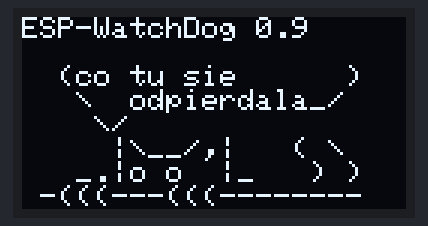
The program below on a simulated ESP8266 (NodeMCU). On the bench: 128×64 one-colour display. WiFi joins after 1.5 s; servers stay silent unless stated; uploads are accepted with an empty reply; storage starts empty; web services answer with replies made up by the test bench; what the program prints to the serial monitor is not drawn.

Above: at 0.1 s.
At 7.2 s:
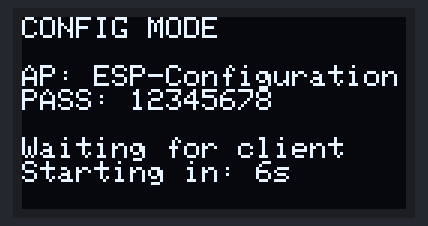
At 15.2 s:
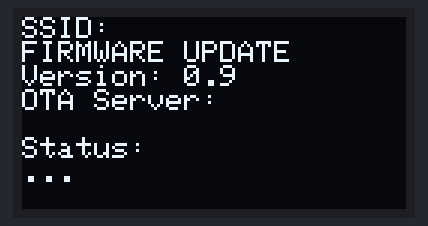
At 21.5 s:
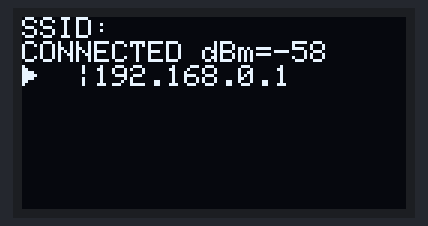
At 26.5 s:
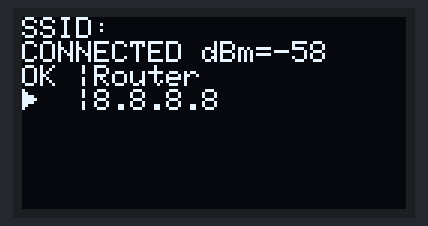
At 34.5 s:
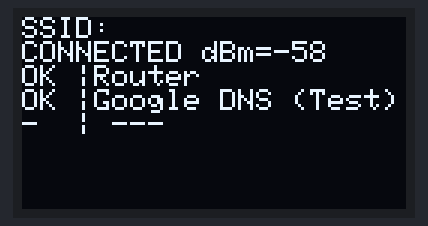

The program:

main.cpp
```cpp
#include <Arduino.h>
#include <ESP8266Ping.h>
#include <WiFiClientSecure.h>
#include <ESP8266HTTPClient.h>

#include "MODULE_OLED.h"

#include "BOARD_CONFIG.h"
#include "BOARD_WIFI.h"
#include "BOARD_WEB_GUI.h"
#include "BOARD_OTA.h"
#include "BOARD_JSON.h"
#include "BOARD_PUSHOVER.h"

String deviceName = "ESP-WatchDog";
String appVersion = "0.9";

int pingFailCounter[6] = {0, 0, 0, 0, 0, 0};
String oledBuffer[7] = {"", "", "", "", "", "", ""};

unsigned long previousMillis = 0;
int currentHostIndex = 0;
int currentPhase = 0;

const char *accessPointName = "ESP-Configuration";
const char *accessPointPassword = "12345678";
bool configSaved = false;

void setup()
{

    Serial.begin(115200);
    initOLED();
    updateOLED(deviceName + " " + appVersion, "", "  (co tu sie      )", "   \\  odpierdala_/", "    \\/", "     |\\__/,|   ( \\", "   _.|o o  |_   ) )", " -(((---(((--------");
    delay(3000);

    initLittleFS();
    loadConfiguration();

    String apIP = initAccessPoint(accessPointName, accessPointPassword);
    initWebGUI();
    updateOLED("CONFIG MODE", "AP Started!", "", "Go to IP:", apIP, "Waiting for Config...", "", "");

    // Configuration Mode
    unsigned long apStartTime = millis();
    int lastSecondsLeft = -1;
    bool timerActive = true;

    while (!configSaved)
    {
        server.handleClient();

        int clients = WiFi.softAPgetStationNum();

        if (clients > 0) // if client deactivate timer
        {
            timerActive = false;
            updateOLED("CONFIG MODE", "", "AP: " + String(accessPointName), "PASS: " + String(accessPointPassword), "Go to IP:", WiFi.softAPIP().toString(), "Waitig for Config", "");
        }
        else if (timerActive)
        {
            int secondsLeft = 10 - ((millis() - apStartTime) / 1000);

            if (secondsLeft != lastSecondsLeft)
            {
                updateOLED("CONFIG MODE", "", "AP: " + String(accessPointName), "PASS: " + String(accessPointPassword), "", "Waiting for client", "Starting in: " + String(secondsLeft) + "s", "");
                lastSecondsLeft = secondsLeft;
            }
            if (secondsLeft <= 0)
            {
                Serial.println("no clients. Starting normally.");
                break;
            }
        }
        else

            yield();
    }

    server.stop();
    WiFi.softAPdisconnect(true);

    updateOLED("SSID: " + String(ssid), "", "  (Connecting to  )", "   \\  the WIFI  _/", "    \\/", "     |\\__/,|   ( \\", "   _.|o o  |_   ) )", " -(((---(((--------");

    initWifiClient(ssid, password);

    updateOLED("SSID: " + String(ssid), "", "  (Okay, I\'m .    )", "   \\  ONLINE!!  _/", "    \\/", "     |\\__/,|   ( \\", "   _.|o o  |_   ) )", " -(((---(((--------");
    initPushover(pushoverApiToken, pushoverUserKey, deviceName + " " + appVersion);
    sendPushover("Watchdog has just started its watch.");

    initJson(serverJson, deviceName);
    sendJson("String addInfo", 666, "String type", "String requestID");

    updateOLED("SSID: " + String(ssid), "FIRMWARE UPDATE", "Version: " + appVersion, "OTA Server:", serverOtaVersion.substring(0, 20), "Status:", "...", "");
    delay(3000);

    String otaStatus = checkForUpdates(serverOtaVersion, appVersion);
    updateOLED("SSID: " + String(ssid), "FIRMWARE UPDATE", "Version: " + appVersion, "OTA Server:", serverOtaVersion.substring(0, 20), "Status:", otaStatus, "");
    delay(3000);
}

void loop()
{
    unsigned long currentMillis = millis();

    if (currentPhase == 0)
    {
        String wifiStatus = wifiConnectionStatus();
        if (ips[currentHostIndex] == "")
        {
            oledBuffer[currentHostIndex] = "-  | ---";
            updateOLED("SSID: " + String(ssid), wifiStatus + " dBm=" + String(WiFi.RSSI()),
                       oledBuffer[0], oledBuffer[1], oledBuffer[2], oledBuffer[3], oledBuffer[4], oledBuffer[5]);
        }
        else
        {
            bool ret = false;
            String IPstatus = "  ";

            if (ipsPort[currentHostIndex] == "")
            {
                oledBuffer[currentHostIndex] = "\x10  |" + ips[currentHostIndex];
                updateOLED("SSID: " + String(ssid), wifiStatus + " dBm=" + String(WiFi.RSSI()),
                           oledBuffer[0], oledBuffer[1], oledBuffer[2], oledBuffer[3], oledBuffer[4], oledBuffer[5]);
                ret = Ping.ping(ips[currentHostIndex].c_str());
            }
            else
            {
                oledBuffer[currentHostIndex] = ("\x10  |" + ips[currentHostIndex] + ":" + ipsPort[currentHostIndex]).substring(0, 22);
                updateOLED("SSID: " + String(ssid), wifiStatus + " dBm=" + String(WiFi.RSSI()),
                           oledBuffer[0], oledBuffer[1], oledBuffer[2], oledBuffer[3], oledBuffer[4], oledBuffer[5]);
                WiFiClient client;
                ret = client.connect(ips[currentHostIndex], ipsPort[currentHostIndex].toInt());
                client.stop();
            }

            if (ret == false)
            {
                if (pingFailCounter[currentHostIndex] < 99)
                {
                    pingFailCounter[currentHostIndex]++;
                    IPstatus = String(pingFailCounter[currentHostIndex]);
                    while (IPstatus.length() < 3)
                    {
                        IPstatus = IPstatus + " ";
                    }
                }
                else
                {
                    IPstatus = "OFF";
                }
                if (pingFailCounter[currentHostIndex] == 5 || pingFailCounter[currentHostIndex] == 50 || pingFailCounter[currentHostIndex] == 99)
                {
                    sendPushover(ipsName[currentHostIndex] + " - " + ips[currentHostIndex] + " - connection error! Attempt: " + String(pingFailCounter[currentHostIndex]));
                }
            }
            else
            {
                IPstatus = "OK ";
                if (pingFailCounter[currentHostIndex] >= 5)
                {
                    sendPushover(ipsName[currentHostIndex] + " - " + ips[currentHostIndex] + " - back online!");
                }
                pingFailCounter[currentHostIndex] = 0;
            }
            oledBuffer[currentHostIndex] = IPstatus + "|" + ipsName[currentHostIndex];
        }
        currentPhase = 1;
    }

    else if (currentPhase == 1)
    {
        if (currentMillis - previousMillis >= 4000)
        {
            String wifiStatus = wifiConnectionStatus();
            updateOLED("SSID: " + String(ssid), wifiStatus + " dBm=" + String(WiFi.RSSI()),
                       oledBuffer[0], oledBuffer[1], oledBuffer[2], oledBuffer[3], oledBuffer[4], oledBuffer[5]);
            previousMillis = currentMillis;
            currentPhase = 2;
        }
    }

    else if (currentPhase == 2)
    {
        if (currentMillis - previousMillis >= 4000)
        {
            currentHostIndex++;
            if (currentHostIndex >= 6)
                currentHostIndex = 0;
            previousMillis = millis();
            currentPhase = 0;
        }
    }
}
```

BOARD_JSON.h
```cpp
#ifndef JSON_H
#define JSON_H

String _jsonServerUrl = "";
String _jsonDeviceName = "Watchdog";

void initJson(String serverUrl, String deviceName)
{
    _jsonServerUrl = serverUrl;
    _jsonDeviceName = deviceName;
}

void sendJson(String addInfo, int value, String type, String requestID = "")
{
    if (_jsonServerUrl == "")
    {
        Serial.println("No endpoint address");
        return;
    }

    WiFiClient client;
    HTTPClient http;
    http.begin(client, _jsonServerUrl);
    http.addHeader("Content-Type", "application/json");
    String jsonString = "{\"deviceIP\":\"" + WiFi.localIP().toString() +
                        "\",\"deviceName\":\"" + _jsonDeviceName +
                        "\",\"requestID\":\"" + requestID +
                        "\",\"addInfo\":\"" + addInfo +
                        "\",\"type\":\"" + type +
                        "\",\"value\":" + String(value) + "}";
    Serial.println("Json to sent: " + jsonString);
    if (http.POST(jsonString) == -1)
    {
        Serial.println("JSON sending error: " + jsonString);
    }
    else
    {
        Serial.println("JSON sent successfully: " + jsonString);
    }
    http.end();
}
#endif // JSON_H
```

BOARD_OTA.h
```cpp
#ifndef BOARD_OTA_H
#define BOARD_OTA_H

#include <ESP8266WiFi.h>
#include <ESP8266httpUpdate.h>
#include <ESP8266HTTPClient.h>
#include <WiFiClientSecure.h>
#include <ArduinoJson.h>

String checkForUpdates(String VERSION_JSON_URL, String FIRMWARE_VERSION)
{
  Serial.println("Checking for updates...");

  WiFiClientSecure client;
  client.setInsecure();

  HTTPClient https;

  // 1. DOWNLOAD VERSION.JSON FILE
  if (https.begin(client, VERSION_JSON_URL))
  {
    int httpCode = https.GET();

    if (httpCode == HTTP_CODE_OK)
    {
      String payload = https.getString();

      DynamicJsonDocument doc(1024);
      DeserializationError error = deserializeJson(doc, payload);

      if (error)
      {
        Serial.println("JSON parsing error");
        https.end();
        return "JSON parsing error";
      }

      String latest_version = doc["version"].as<String>();
      String bin_url = doc["bin_url"].as<String>();

      Serial.printf("Current version: %s, Latest version: %s\n", FIRMWARE_VERSION.c_str(), latest_version.c_str());

      // 2. COMPARE VERSIONS
      if (latest_version != FIRMWARE_VERSION)
      {
        Serial.println("New version found! Starting download...");
        ESPhttpUpdate.setFollowRedirects(HTTPC_STRICT_FOLLOW_REDIRECTS);

        // 3. Update
        t_httpUpdate_return ret = ESPhttpUpdate.update(client, bin_url);

        switch (ret)
        {
        case HTTP_UPDATE_FAILED:
          Serial.printf("Update failed (%d): %s\n", ESPhttpUpdate.getLastError(), ESPhttpUpdate.getLastErrorString().c_str());
          https.end();
          return "Update failed";
        case HTTP_UPDATE_NO_UPDATES:
          Serial.println("No updates available.");
          https.end();
          return "No updates available.";
        case HTTP_UPDATE_OK:
          Serial.println("Update completed!"); // ESP zrestartuje się samo przed tą linią
          https.end();
          return "Update completed!";
        default:
          return "Unknown update status";
        }
      }
      else
      {
        Serial.println("You are running the latest firmware version.");
        https.end();
        return "Version - OK";
      }
    }
    else
    {
      Serial.printf("Failed to download JSON file. HTTP code: %d\n", httpCode);
      https.end();
      return "Failed to download JSON.";
    }
  }
  else
  {
    Serial.println("Failed to connect to the server.");
    https.end();
    return "Failed to connect.";
  }
}

#endif // BOARD_OTA_H
```

BOARD_PUSHOVER.h
```cpp
#ifndef PUSHOVER_H
#define PUSHOVER_H

String _pushoverToken = "";
String _pushoverUser = "";
String _pushoverDeviceName = "";

void initPushover(String apiToken, String userKey, String deviceName)
{
    _pushoverToken = apiToken;
    _pushoverUser = userKey;
    _pushoverDeviceName = deviceName;
}

String encodeString(String str)
{
    String encodedString = str;
    encodedString.replace(" ", "%20");
    encodedString.replace("\n", "%0A");
    return encodedString;
}

void sendPushover(String message)
{
    WiFiClientSecure client;
    client.setInsecure();
    HTTPClient http;

    http.begin(client, "https://api.pushover.net/1/messages.json");
    http.addHeader("Content-Type", "application/x-www-form-urlencoded");

    String title = WiFi.SSID() + " - " + _pushoverDeviceName;

    String httpRequestData = "token=" + _pushoverToken +
                             "&user=" + _pushoverUser +
                             "&title=" + encodeString(title) +
                             "&message=" + encodeString(message);

    Serial.println("Sending a notification...");

    int httpResponseCode = http.POST(httpRequestData);

    if (httpResponseCode > 0)
    {
        Serial.print("Success! response code: ");
        Serial.println(httpResponseCode);
    }
    else
    {
        Serial.print("Sending error! response code: ");
        Serial.println(httpResponseCode);
    }
    http.end();
}

#endif // PUSHOVER_H
```

BOARD_WEB_GUI.h
```cpp
#ifndef BOARD_WEB_GUI_H
#define BOARD_WEB_GUI_H


#include <ESP8266WebServer.h>

ESP8266WebServer server(80);

void handleRoot()
{
    String configContent = readRawConfig();

    String html = R"rawliteral(
<!DOCTYPE html>
<html>
<head>
<meta charset="utf-8">
<title>Konfiguracja ESP</title>
<style>
body { font-family: Arial; margin:40px; }
textarea { width: 100%; max-width: 500px; font-family: monospace; white-space: pre; }
.help-box { background-color: #f2f2f2; border-left: 4px solid #4CAF50; padding: 10px; margin-bottom: 20px; max-width: 480px; font-size: 13px; line-height: 1.4; }
</style>
</head>
<body>

<h2>ESP Configuration (Raw)</h2>

<div class="help-box">
  <strong>File structure (each parameter on a new line):</strong><br>
  1. SSID WiFi<br>
  2. WiFi Password<br>
  3. IP Address (np. 192.168.0.199)<br>
  4. Pushover User Key<br>
  5. Pushover API Token<br>
  6. URL to JSON Server<br>
  7-12. IP addresses to check. Empty lines are allowed.

{<br>
  "wifi": {<br>
    "ssid": "",<br>
    "password": "",<br>
    "localIp": "192.168.0.199"<br>
  },<br>
  "pushover": {<br>
    "userKey": "",<br>
    "apiToken": ""<br>
  },<br>
  "serverJson": "http://192.168.0.242:5000/api/addEvent",<br>
  "deviceList": [<br>
    {<br>
      "name": "Router",<br>
      "ip": "192.168.0.1"<br>
    },<br>
    {<br>
      "name": "Google DNS (Test)",<br>
      "ip": "8.8.8.8"<br>
    }<br>
  ]<br>
}";

</div>

<form action="/save" method="POST">
<textarea name="configRaw" rows="18">)rawliteral";

    html += configContent;

    html += R"rawliteral(</textarea><br><br>
<input type="submit" value="Save and Reboot">
</form>

</body>
</html>
)rawliteral";

    server.send(200, "text/html", html);
}

void handleSave()
{
    if (!server.hasArg("configRaw"))
    {
        server.send(400, "text/plain", "No configuration data!");
        return;
    }

    if (!saveRawConfig(server.arg("configRaw")))
    {
        server.send(500, "text/plain", "Error saving to flash memory");
        return;
    }

    server.send(200, "text/html", "<h2>Configuration saved! ESP will reboot now.</h2>");

    delay(1000);
    ESP.restart();
}

void initWebGUI()
{
    server.on("/", HTTP_GET, handleRoot);
    server.on("/save", HTTP_POST, handleSave);
    server.begin();
    Serial.println(F("Web GUI Started"));
}

#endif //BOARD_WEB_GUI_H
```

BOARD_WIFI.h
```cpp
#ifndef BOARD_WIFI_H
#define BOARD_WIFI_H

#include <ESP8266WiFi.h>

IPAddress gateway(192, 168, 0, 1); // Router
IPAddress subnet(255, 255, 255, 0);
IPAddress primaryDNS(8, 8, 8, 8);

String initAccessPoint(String apName, String apPassword)
{
    WiFi.mode(WIFI_AP);
    WiFi.softAP(apName, apPassword);
    String ipAddress = WiFi.softAPIP().toString();
    Serial.print(F("AP Started. IP: "));
    Serial.println(ipAddress);
    return ipAddress;
}

void stopAccessPoint()
{
    WiFi.softAPdisconnect(true);
    WiFi.mode(WIFI_STA);
    Serial.println(F("AP Stopped. Mode set to STA."));
}

void initWifiClient(String ssid, String password)
{
    WiFi.mode(WIFI_STA); // wifi - client mode

    if (!WiFi.config(local_IP, gateway, subnet, primaryDNS))
    {
        Serial.println("IP configuration Error!!!");
    }

    WiFi.begin(ssid.c_str(), password.c_str());
    Serial.print("\nConnecting to Wi-Fi");
    Serial.print(ssid);

    int wifiTimeout = 0; // timeout counter

    while (WiFi.status() != WL_CONNECTED)
    {
        delay(500);
        Serial.print(".");
        wifiTimeout++;

        if (wifiTimeout > 30) // restart after 15s (30 * 500ms)
        {
            Serial.println("\nWiFi connection failed (Timeout). Rebooting...");
            ESP.restart();
        }
    }

    Serial.println("\nWiFi Connected:");
    Serial.println("Adres IP: " + WiFi.localIP().toString());
    Serial.println("RSSI: " + String(WiFi.RSSI()));
}

String wifiConnectionStatus()
{
    String status = "";
    switch (WiFi.status())
    {
    case WL_CONNECTED:
        status = "CONNECTED";
        break;
    case WL_NO_SSID_AVAIL:
        status = "NO SSID";
        break;
    case WL_CONNECT_FAILED:
        status = "CONN FAILED";
        break;
    case WL_CONNECTION_LOST:
        status = "CONN LOST";
        break;
    case WL_DISCONNECTED:
        status = "DISCONN";
        break;
    default:
        status = "UNKNOWN";
        break;
    }
    return status;
}

#endif // BOARD_WIFI_H
```

MODULE_OLED.h
```cpp
#ifndef MODULE_OLED_H
#define MODULE_OLED_H

#include <Wire.h>
#include <Adafruit_GFX.h>
#include <Adafruit_SSD1306.h>

// LCD Configuration
#define SCREEN_WIDTH 128    // OLED display width, in pixels
#define SCREEN_HEIGHT 64    // OLED display height, in pixels
#define OLED_RESET -1       // Reset pin # (or -1 if sharing Arduino reset pin)
#define SCREEN_ADDRESS 0x3C // If not work please try 0x3D
#define OLED_SDA D5         // Stock firmware shows wrong pins
#define OLED_SCL D6         // They swap SDA with SCL ;)

Adafruit_SSD1306 display(SCREEN_WIDTH, SCREEN_HEIGHT, &Wire, OLED_RESET);

bool isOledConnected = false;

void initOLED()
{
  Wire.begin(OLED_SDA, OLED_SCL); // OLED used nonstandard SDA and SCL pins

  // SSD1306_SWITCHCAPVCC = generate display voltage from 3.3V internally
  if (!display.begin(SSD1306_SWITCHCAPVCC, SCREEN_ADDRESS))
  {
    Serial.println(F("OLED connection problem")); // Headless mode (no Oled)
    isOledConnected = false;
    return;
  }
  isOledConnected = true;
  display.clearDisplay();
  display.display();
}

void updateOLED(String line1, String line2, String line3, String line4, String line5, String line6, String line7, String line8)
{
  if (!isOledConnected)
    return;

  display.clearDisplay();
  display.setTextSize(1); // scale 1:1
  display.setTextColor(SSD1306_WHITE);
  display.setCursor(0, 0);
  display.println(line1);
  display.println(line2);
  display.println(line3);
  display.println(line4);
  display.println(line5);
  display.println(line6);
  display.println(line7);
  display.println(line8);

  display.display(); // OLED update
}

#endif // MODULE_OLED_H
```

Source omitted: BOARD_CONFIG.h (4321 bytes)

Measured:
- what the display in image 0 shows lasts 3.0 s, from 0.1 s to 3.1 s
- what the display in image 2 shows lasts 3.2 s, from 15.2 s to 18.4 s
- what the display in image 3 shows lasts 1.0 s, from 21.4 s to 22.4 s
- what the display in image 4 shows lasts 4.0 s, from 26.4 s to 30.4 s
